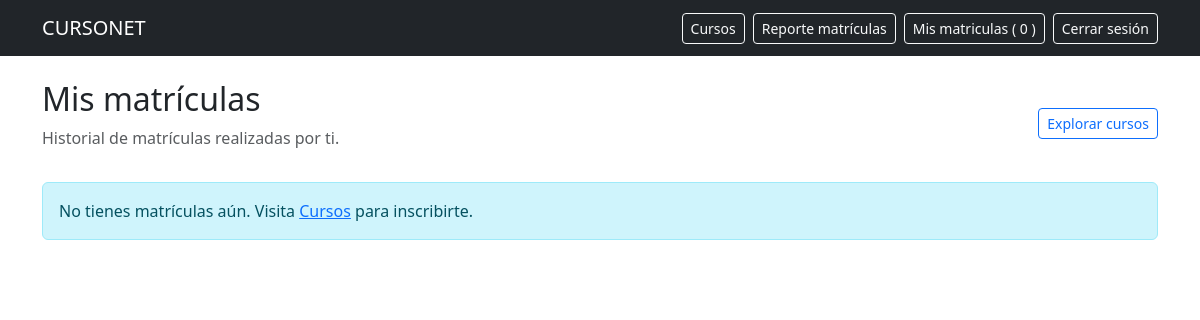
The app's page /mis-pedidos/ (signed in), older data.
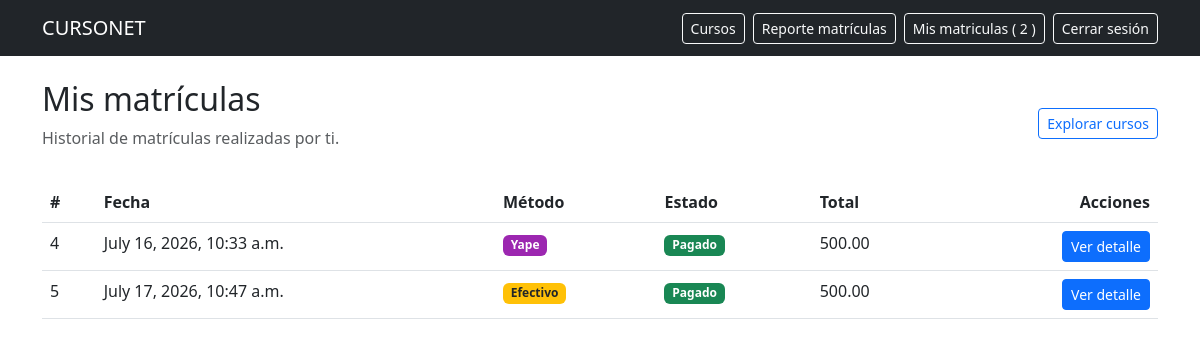
The same page, newer data.
### pedidos/models.py (models this page shows, shortened)
class Pedido(models.Model):  # O como se llame tu clase de pedidos
    class Meta:
        verbose_name = "Matrícula"
        verbose_name_plural = "Matrículas"
    usuario = models.ForeignKey(User, on_delete=models.CASCADE)
    estudiante_nombre = models.CharField(max_length=150, blank=True, null=True)
    documento = models.CharField(max_length=50, blank=True, null=True)
    telefono = models.CharField(max_length=50, blank=True, null=True)
    email = models.EmailField(blank=True, null=True)
    productos = models.ManyToManyField(Producto, through="DetallePedido")
    fecha = models.DateTimeField(auto_now_add=True)
    total = models.DecimalField(max_digits=8, decimal_places=2)
    METODO_CHOICES = [
        ("efectivo", "Efectivo"),
        ("yape", "Yape"),
        ("plin", "Plin"),
        ("transferencia", "Transferencia"),
        ("tarjeta", "Tarjeta"),
    ]
    metodo_pago = models.CharField(max_length=20, choices=METODO_CHOICES, default="transferencia")
    referencia_pago = models.CharField(max_length=120, blank=True, null=True)
    ESTADO_PAGO_CHOICES = [
        ("pagado", "Pagado"),
        ("pendiente", "Pendiente"),
    ]
    estado_pago = models.CharField(max_length=20, choices=ESTADO_PAGO_CHOICES, default="pagado")

### pedidos/views.py (the view, shortened to what this page needs)
# urls.py: path("mis-pedidos/", views.mis_pedidos, name="mis_pedidos"),
@login_required
def mis_pedidos(request):
    pedidos = Pedido.objects.filter(usuario=request.user)
    session_cart = request.session.get('cart', {})
    session_items = []
    session_total = Decimal('0.00')
    return render(request, "pedidos/mis_pedidos.html", {"pedidos": pedidos, "session_items": session_items, "session_total": session_total})

### pedidos/templates/pedidos/mis_pedidos.html (shortened to what this page needs)
{% extends 'base.html' %}
{% block content %}
<div class="content-card">
    <div class="d-flex justify-content-between align-items-center mb-3">
        <div>
            <h2>Mis matrículas</h2>
            <p class="text-muted">Historial de matrículas realizadas por ti.</p>
        </div>
        <a class="btn btn-outline-primary btn-sm" href="{% url 'lista_productos' %}">Explorar cursos</a>
    </div>
    {% if pedidos %}
    <table class="table">
        <thead>
            <tr>
                <th>#</th>
                <th>Fecha</th>
                <th>Método</th>
                <th>Estado</th>
                <th>Total</th>
                <th class="text-end">Acciones</th>
            </tr>
        </thead>
        <tbody>
            {% for pedido in pedidos %}
            <tr>
                <td>{{ pedido.id }}</td>
                <td>{{ pedido.fecha }}</td>
                <td>
                    {% if pedido.metodo_pago == 'yape' %}
                        <span class="badge" style="background-color: #9C27B0;">Yape</span>
                    {% elif pedido.metodo_pago == 'plin' %}
                        <span class="badge bg-info">Plin</span>
                    {% elif pedido.metodo_pago == 'efectivo' %}
                        <span class="badge bg-warning text-dark">Efectivo</span>
                    {% elif pedido.metodo_pago == 'transferencia' %}
                        <span class="badge bg-secondary">Transferencia</span>
                    {% elif pedido.metodo_pago == 'tarjeta' %}
                        <span class="badge" style="background-color: #87CEEB;">Tarjeta</span>
                    {% endif %}
                </td>
                <td>
                    {% if pedido.estado_pago == 'pagado' %}
                        <span class="badge bg-success">{{ pedido.get_estado_pago_display }}</span>
                    {% else %}
                        <span class="badge bg-danger">{{ pedido.get_estado_pago_display }}</span>
                    {% endif %}
                </td>
                <td>{{ pedido.total|default:'0.00' }}</td>
                <td class="text-end">
                    <a class="btn btn-sm btn-primary" href="{% url 'detalle_pedido' pedido.id %}">Ver detalle</a>
                </td>
            </tr>
            {% endfor %}
        </tbody>
    </table>
    {% else %}
    <div class="alert alert-info">No tienes matrículas aún. Visita <a href="{% url 'lista_productos' %}">Cursos</a> para inscribirte.</div>
    {% endif %}
</div>
{% endblock %}

### pedidos/templates/base.html (shortened to what this page needs)
<!DOCTYPE html>
<html>
<head>
    <link href="https://cdn.jsdelivr.net/npm/bootstrap@5.3.0/dist/css/bootstrap.min.css" rel="stylesheet">
</head>
<body>
<nav class="navbar navbar-expand-lg navbar-dark bg-dark">
    <div class="container">
        <a class="navbar-brand" href="{% url 'inicio' %}">CURSONET</a>
        <div class="d-flex gap-2 align-items-center">
            <a class="btn btn-outline-light btn-sm" href="{% url 'lista_productos' %}">Cursos</a>
            <a class="btn btn-outline-light btn-sm" href="{% url 'reporte_matriculas' %}">Reporte matrículas</a>
            <a class="btn btn-outline-light btn-sm" href="{% url 'mis_pedidos' %}">Mis matriculas (
                {% if request.user.is_authenticated %}
                    {{ request.user.pedido_set.count }}
                {% else %}
                    {% if request.session.cart %}
                        {{ request.session.cart|length }}
                    {% else %}
                        0
                    {% endif %}
                {% endif %}
            )</a>
            <a class="btn btn-outline-light btn-sm" href="{% url 'logout' %}">Cerrar sesión</a>
        </div>
    </div>
</nav>
<div class="container mt-4">
    {% block content %}{% endblock %}
</div>
</body>
</html>

Row changes from the older to the newer data that the page shows:
added Pedido: id "4", fecha "July 16, 2026, 10:33 a.m.", metodo_pago "Yape", estado_pago "Pagado", total "500.00"
added Pedido: id "5", fecha "July 17, 2026, 10:47 a.m.", metodo_pago "Efectivo", estado_pago "Pagado", total "500.00"
Text that changed along with them:
{{ request.user.pedido_set.count }}: "0" → "2"
text no longer shown: "No tienes matrículas aún. Visita Cursos para inscribirte."
text now shown: "# Fecha Método Estado Total Acciones"
